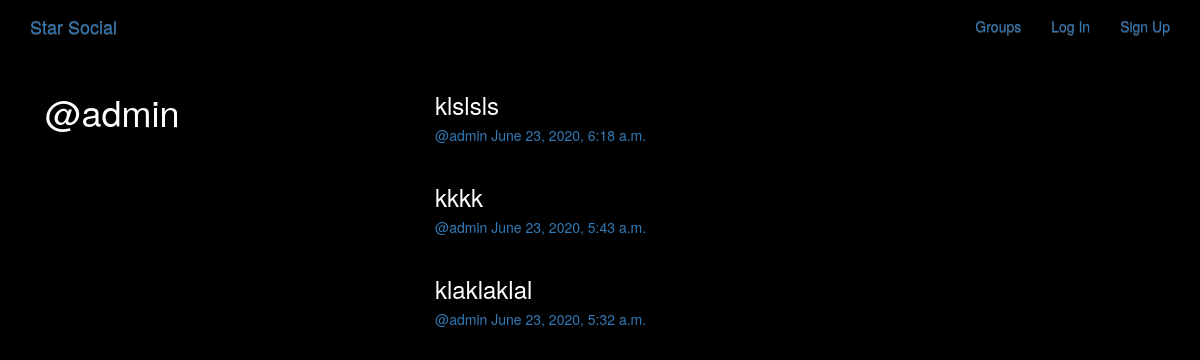
Page /posts/by/admin/ on the committed database.
### posts/models.py (models this page shows, shortened)
class Post(models.Model):
    user = models.ForeignKey(User, on_delete=models.DO_NOTHING, related_name='posts')
    created_at = models.DateTimeField(auto_now=True)
    message = models.TextField()
    message_html = models.TextField(editable=False)
    group = models.ForeignKey(Group, related_name='posts', on_delete=models.DO_NOTHING, null=True, blank=True)
    class Meta:
        ordering = ['-created_at']
        unique_together = ['user', 'message']

### posts/views.py (the view)
# urls.py: path("by/<username>/", views.UserPosts.as_view(), name="for_user"),
class UserPosts(generic.ListView):
    model = models.Post
    template_name = "posts/user_post_list.html"
    def get_queryset(self):
        try:
            self.post_user = User.objects.prefetch_related('posts').get(username__iexact=self.kwargs.get('username'))
        except User.DoesNotExist:
            raise Http404
        else:
            return self.post_user.posts.all()
    def get_context_data(self, **kwargs):
        context = super().get_context_data(**kwargs)
        context['post_user'] = self.post_user
        return context

### posts/templates/posts/user_post_list.html
{% extends "posts/post_base.html" %}
{% block prepost %}
    <div class="col-md-4">
        <h1>@{{post_user.username}}</h1>
    </div>
{% endblock %}
{% block post_content %}
    <div class="col-md-8">
        {% for post in post_list %}
            {% include "posts/_post.html" %}
        {% endfor %}
    </div>
{% endblock %}

### posts/templates/posts/_post.html (shortened to what this page needs)
<div class="post media">
    <h3>{{post.message_html|safe}}</h3>
    <div class="media-body">
        <h5 class="media-heading">
            <span class="username">
                <a href="{% url 'posts:for_user' username=post.user.username %}">@{{post.user.username}}</a>
            </span>
            <time class="time">
                <a href="{% url 'posts:single' username=post.user.username pk=post.pk %}">{{post.created_at}}</a>
            </time>
        </h5>
    </div>
</div>

### static/social_site/css/master.css (style rules this page uses)
body { margin: 0; overflow: hidden; background-color: black; color:white; }

### rows in the picture
Post: message_html "klslsls", user.username "admin", created_at "June 23, 2020, 6:18 a.m."
Post: message_html "kkkk", user.username "admin", created_at "June 23, 2020, 5:43 a.m."
Post: message_html "klaklaklal", user.username "admin", created_at "June 23, 2020, 5:32 a.m."

### other values in the picture
{{ post_user.username }} "admin"
